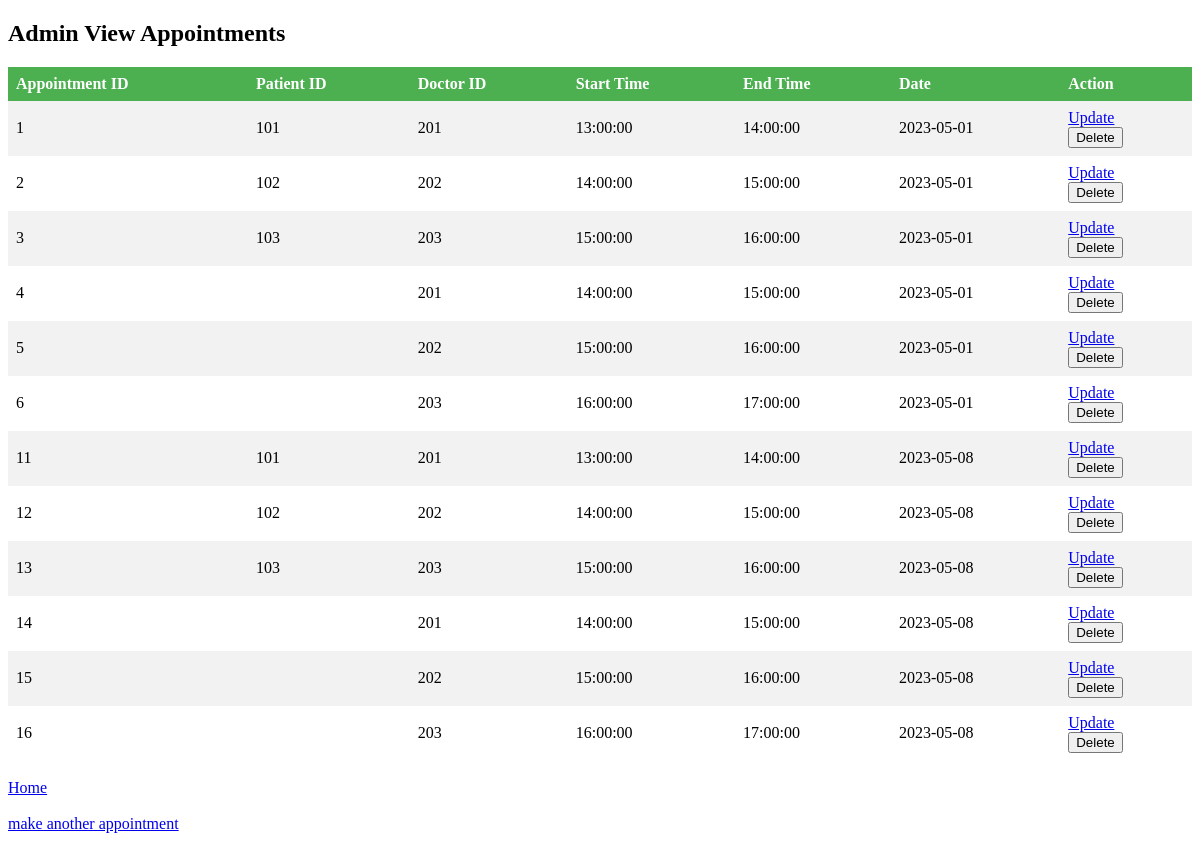
Screenshot of /php/appointment/admin_view_appointments.php with the database file from the repository.
### tables this page shows
CREATE TABLE `appointment` (
  `Appointment_ID` int(10) NOT NULL,
  `Patient_ID` int(10) DEFAULT NULL,
  `Doctor_ID` int(10) NOT NULL,
  `Appointment_Date` date NOT NULL,
  `Appointment_StartTime` time NOT NULL,
  `Appointment_EndTime` time NOT NULL
);

### php/appointment/admin_view_appointments.php (the view, shortened to what this page needs)
<!DOCTYPE html>
<html>
<head>
	<link rel="stylesheet" href="../styles.css">
</head>
<body>
	<h2>Admin View Appointments</h2>
	<table>
		<tr>
			<th>Appointment ID</th>
			<th>Patient ID</th>
			<th>Doctor ID</th>
			<th>Start Time</th>
			<th>End Time</th>
			<th>Date</th>
			<th>Action</th>
		</tr>
		<?php
		include('../db_conn.php');
		$sql = "SELECT * FROM appointment";
		$result = mysqli_query($conn, $sql);
		while ($row = mysqli_fetch_assoc($result)) {
			echo "<tr>";
			echo "<td>" . $row['Appointment_ID'] . "</td>";
			echo "<td>" . $row['Patient_ID'] . "</td>";
			echo "<td>" . $row['Doctor_ID'] . "</td>";
			echo "<td>" . $row['Appointment_StartTime'] . "</td>";
			echo "<td>" . $row['Appointment_EndTime'] . "</td>";
			echo "<td>" . $row['Appointment_Date'] . "</td>";
			echo "<td>";
			echo "<a href='admin_update_appointment.php?id=" . $row['Appointment_ID'] . "'>Update</a>";
			echo "<form method='post' action=''>";
			echo "<input type='submit' name='delete' value='Delete'>";
			echo "</form>";
			echo "</td>";
			echo "</tr>";
		}
		?>
	</table>
	<br>
	<a href="../admin_home.php">Home</a>
	<br><br>
	<a href="admin_appointment.php">make another appointment</a>
</body>
</html>

### php/styles.css (style rules this page uses)
table { border-collapse: collapse; width: 100%; }
th, td { text-align: left; padding: 8px; }
tr:nth-child(even) { background-color: #f2f2f2; }
th { background-color: #4CAF50; color: white; }

### rows the page displays
appointment: Appointment_ID "1", Patient_ID "101", Doctor_ID "201", Appointment_StartTime "13:00:00", Appointment_EndTime "14:00:00", Appointment_Date "2023-05-01"
appointment: Appointment_ID "2", Patient_ID "102", Doctor_ID "202", Appointment_StartTime "14:00:00", Appointment_EndTime "15:00:00", Appointment_Date "2023-05-01"
appointment: Appointment_ID "3", Patient_ID "103", Doctor_ID "203", Appointment_StartTime "15:00:00", Appointment_EndTime "16:00:00", Appointment_Date "2023-05-01"
appointment: Appointment_ID "4", Doctor_ID "201", Appointment_StartTime "14:00:00", Appointment_EndTime "15:00:00", Appointment_Date "2023-05-01"
appointment: Appointment_ID "5", Doctor_ID "202", Appointment_StartTime "15:00:00", Appointment_EndTime "16:00:00", Appointment_Date "2023-05-01"
appointment: Appointment_ID "6", Doctor_ID "203", Appointment_StartTime "16:00:00", Appointment_EndTime "17:00:00", Appointment_Date "2023-05-01"
appointment: Appointment_ID "11", Patient_ID "101", Doctor_ID "201", Appointment_StartTime "13:00:00", Appointment_EndTime "14:00:00", Appointment_Date "2023-05-08"
appointment: Appointment_ID "12", Patient_ID "102", Doctor_ID "202", Appointment_StartTime "14:00:00", Appointment_EndTime "15:00:00", Appointment_Date "2023-05-08"
appointment: Appointment_ID "13", Patient_ID "103", Doctor_ID "203", Appointment_StartTime "15:00:00", Appointment_EndTime "16:00:00", Appointment_Date "2023-05-08"
appointment: Appointment_ID "14", Doctor_ID "201", Appointment_StartTime "14:00:00", Appointment_EndTime "15:00:00", Appointment_Date "2023-05-08"
appointment: Appointment_ID "15", Doctor_ID "202", Appointment_StartTime "15:00:00", Appointment_EndTime "16:00:00", Appointment_Date "2023-05-08"
appointment: Appointment_ID "16", Doctor_ID "203", Appointment_StartTime "16:00:00", Appointment_EndTime "17:00:00", Appointment_Date "2023-05-08"
